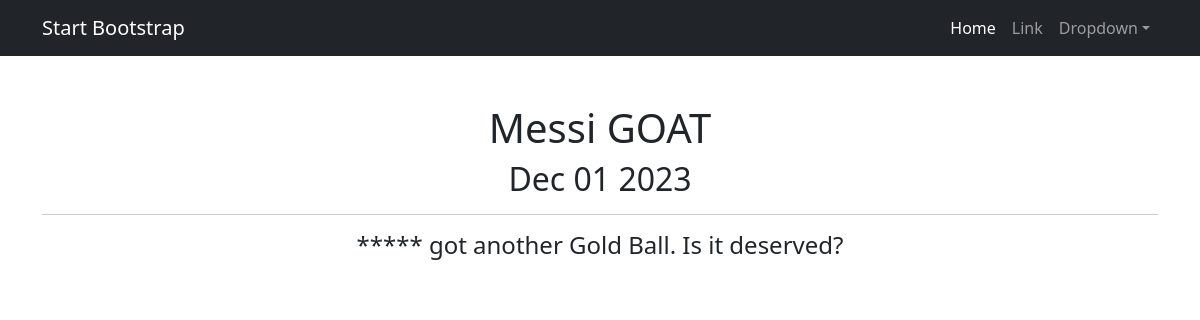
The page /news/2 on the database its author committed.
### news/models.py (models this page shows, shortened)
class Post(models.Model):
    author = models.ForeignKey('Author', on_delete=models.CASCADE)
    NEWS = 'NW'
    ARTICLE = 'AR'
    CATEGORY_CHOICES = [
        (NEWS, 'Новость'),
        (ARTICLE, 'Статья'),
    ]
    categoryType = models.CharField(max_length=2, choices=CATEGORY_CHOICES, default=ARTICLE)
    dateCreation = models.DateTimeField(auto_now_add=True)
    postCategory = models.ManyToManyField('Category', through='PostCategory')
    title = models.CharField(max_length=128)
    text = models.TextField()
    rating = models.SmallIntegerField(default=0)

### news/views.py (the view)
# urls.py: path('<int:pk>', PostDetail.as_view())
class PostDetail(DetailView):
    model = Post
    template_name = 'flatpages/new.html'
    context_object_name = 'post'

### news/templatetags/custom_filters.py (called while the page is built)
@register.filter()
def censor(value, censor_words):
    words_list = [word.strip() for word in censor_words.split(',')]
    for word in words_list:
        value = value.replace(word, '*' * len(word), -1)
    return value

### templates/flatpages/new.html (shortened to what this page needs)
{% extends 'flatpages/index.html' %}
{% load custom_filters %}
{% block content %}
<h1>{{ post.title }}</h1>
<h2>{{ post.dateCreation|date:'M d Y'}}</h2>
<hr>
<h4>{{ post.text|censor:'Aarne, Messi' }}</h4>
{% endblock content %}

### rows shown on the page
Post: title "Messi GOAT", dateCreation "Dec 01 2023", text|censor "***** got another Gold Ball. Is it deserved?"
